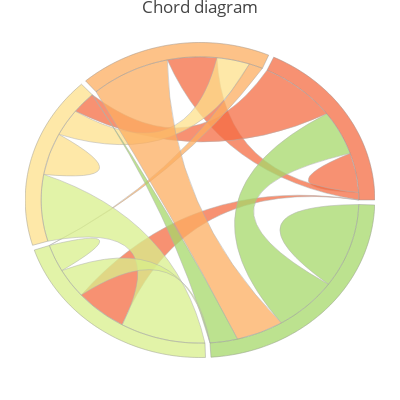

The cell this chart's notebook holds for it:
### Markdown cell above
# Chord diagram (example taken from https://plot.ly/python/filled-chord-diagram/)

### Code cell
data = [['', 'Emma', 'Isabella', 'Ava', 'Olivia', 'Sophia', 'row-sum'],
        ['Emma', 16, 3, 28, 0, 18, 65],
        ['Isabella', 18, 0, 12, 5, 29, 64],
        ['Ava', 9, 11, 17, 27, 0, 64],  
        ['Olivia', 19, 0, 31, 11, 12, 73],
        ['Sophia', 23, 17, 10, 0, 34, 84]]

matrix=np.array([[16,  3, 28,  0, 18],
                 [18,  0, 12,  5, 29],
                 [ 9, 11, 17, 27,  0],  
                 [19,  0, 31, 11, 12],
                 [23, 17, 10,  0, 34]], dtype=int)

def check_data(data_matrix):
    L, M=data_matrix.shape
    if L!=M:
        raise ValueError('Data array must have (n,n) shape')
    return L

L=check_data(matrix)
def moduloAB(x, a, b):
        if a>=b:
            raise ValueError('Incorrect interval ends')
        y=(x-a)%(b-a)
        return y+b if y<0 else y+a
    
def test_2PI(x):
    return 0<= x <2*np.pi
row_sum=[np.sum(matrix[k,:]) for k in range(L)]

gap=2*np.pi*0.005
ideogram_length=2*np.pi*np.asarray(row_sum)/sum(row_sum)-gap*np.ones(L)
def get_ideogram_ends(ideogram_len, gap):
    ideo_ends=[]
    left=0
    for k in range(len(ideogram_len)):
        right=left+ideogram_len[k]
        ideo_ends.append([left, right])   
        left=right+gap
    return ideo_ends 

ideo_ends=get_ideogram_ends(ideogram_length, gap)
def make_ideogram_arc(R, phi, a=50):
    if not test_2PI(phi[0]) or not test_2PI(phi[1]):
        phi=[moduloAB(t, 0, 2*np.pi) for t in phi]
    length=(phi[1]-phi[0])% 2*np.pi 
    nr=5 if length<=np.pi/4 else int(a*length/np.pi)

    if phi[0] < phi[1]:   
        theta=np.linspace(phi[0], phi[1], nr)
    else:
        phi=[moduloAB(t, -np.pi, np.pi) for t in phi]
        theta=np.linspace(phi[0], phi[1], nr)
    return R*np.exp(1j*theta)

z=make_ideogram_arc(1.3, [11*np.pi/6, np.pi/17])
labels=['Emma', 'Isabella', 'Ava', 'Olivia', 'Sophia']
ideo_colors=['rgba(244, 109, 67, 0.75)',
             'rgba(253, 174, 97, 0.75)',
             'rgba(254, 224, 139, 0.75)',
             'rgba(217, 239, 139, 0.75)',
             'rgba(166, 217, 106, 0.75)']
def map_data(data_matrix, row_value, ideogram_length):
    mapped=np.zeros(data_matrix.shape)
    for j  in range(L):
        mapped[:, j]=ideogram_length*data_matrix[:,j]/row_value
    return mapped 

mapped_data=map_data(matrix, row_sum, ideogram_length)
idx_sort=np.argsort(mapped_data, axis=1)
idx_sort
def make_ribbon_ends(mapped_data, ideo_ends,  idx_sort):
    L=mapped_data.shape[0]
    ribbon_boundary=np.zeros((L,L+1))
    for k in range(L):
        start=ideo_ends[k][0]
        ribbon_boundary[k][0]=start
        for j in range(1,L+1):
            J=idx_sort[k][j-1]
            ribbon_boundary[k][j]=start+mapped_data[k][J]
            start=ribbon_boundary[k][j]
    return [[(ribbon_boundary[k][j],ribbon_boundary[k][j+1] ) for j in range(L)] for k in range(L)]   

ribbon_ends=make_ribbon_ends(mapped_data, ideo_ends,  idx_sort)
def control_pts(angle, radius):
    if len(angle)!=3:
        raise InvalidInputError('angle must have len =3')
    b_cplx=np.array([np.exp(1j*angle[k]) for k in range(3)])
    b_cplx[1]=radius*b_cplx[1]
    return zip(b_cplx.real, b_cplx.imag)

def ctrl_rib_chords(l, r, radius):
    if len(l)!=2 or len(r)!=2:
        raise ValueError('the arc ends must be elements in a list of len 2')
    return [control_pts([l[j], (l[j]+r[j])/2, r[j]], radius) for j in range(2)]

ribbon_color=[L*[ideo_colors[k]] for k in range(L)]
ribbon_color[0][4]=ideo_colors[4]
ribbon_color[1][2]=ideo_colors[2]
ribbon_color[2][3]=ideo_colors[3]
ribbon_color[2][4]=ideo_colors[4]
def make_q_bezier(b):
    if len(b)!=3:
        raise valueError('control poligon must have 3 points')
    A, B, C=b    
    return 'M '+str(A[0])+',' +str(A[1])+' '+'Q '+\
                str(B[0])+', '+str(B[1])+ ' '+\
                str(C[0])+', '+str(C[1])
        
b=[(1,4), (-0.5, 2.35), (3.745, 1.47)]

make_q_bezier(b)
def make_ribbon_arc(theta0, theta1):
    if test_2PI(theta0) and test_2PI(theta1):
        if theta0 < theta1:
            theta0= moduloAB(theta0, -np.pi, np.pi)
            theta1= moduloAB(theta1, -np.pi, np.pi)
            if theta0*theta1>0:
                raise ValueError('incorrect angle coordinates for ribbon')
    
        nr=int(40*(theta0-theta1)/np.pi)
        if nr<=2: nr=3
        theta=np.linspace(theta0, theta1, nr)
        pts=np.exp(1j*theta)
    
        string_arc=''
        for k in range(len(theta)):
            string_arc+='L '+str(pts.real[k])+', '+str(pts.imag[k])+' '
        return   string_arc 
    else:
        raise ValueError('the angle coordinates for an arc side of a ribbon must be in [0, 2*pi]')
        
make_ribbon_arc(np.pi/3, np.pi/6)
def make_layout(title, plot_size):
    axis=dict(showline=False,
          zeroline=False,
          showgrid=False,
          showticklabels=False,
          title='' 
          )

    return Layout(title=title,
                  xaxis=XAxis(axis),
                  yaxis=YAxis(axis),
                  showlegend=False,
                  width=plot_size,
                  height=plot_size,
                  margin=Margin(t=25, b=25, l=25, r=25),
                  hovermode='closest',
                  shapes=[]
                 )

def make_ideo_shape(path, line_color, fill_color):
    return  dict(
                  line=Line(
                  color=line_color, 
                  width=0.45
                 ),

            path=  path,
            type='path',
            fillcolor=fill_color,    
        )

def make_ribbon(l, r, line_color, fill_color, radius=0.2):
    poligon=ctrl_rib_chords(l,r, radius)
    b,c =poligon  
           
    return  dict(
                line=Line(
                color=line_color, width=0.5
            ),
            path=  make_q_bezier(b)+make_ribbon_arc(r[0], r[1])+
                   make_q_bezier(c[::-1])+make_ribbon_arc(l[1], l[0]),
            type='path',
            fillcolor=fill_color,    
        )

def make_self_rel(l, line_color, fill_color, radius):
    b=control_pts([l[0], (l[0]+l[1])/2, l[1]], radius) 
    return  dict(
                line=Line(
                color=line_color, width=0.5
            ),
            path=  make_q_bezier(b)+make_ribbon_arc(l[1], l[0]),
            type='path',
            fillcolor=fill_color,    
        )

def invPerm(perm):
    inv = [0] * len(perm)
    for i, s in enumerate(perm):
        inv[s] = i
    return inv

layout=make_layout('Chord diagram', 400)
radii_sribb=[0.4, 0.30, 0.35, 0.39, 0.12]

ribbon_info=[]
for k in range(L):
    sigma=idx_sort[k]
    sigma_inv=invPerm(sigma)
    for j in range(k, L):
        if matrix[k][j]==0 and matrix[j][k]==0: continue
        eta=idx_sort[j]
        eta_inv=invPerm(eta)
        l=ribbon_ends[k][sigma_inv[j]]  
        
        if j==k:
            layout['shapes'].append(make_self_rel(l, 'rgb(175,175,175)' ,
                                    ideo_colors[k], radius=radii_sribb[k])) 
            z=0.9*np.exp(1j*(l[0]+l[1])/2)
            text=labels[k]+' commented on '+ '{:d}'.format(matrix[k][k])+' of '+ 'herself Fb posts',
            ribbon_info.append(Scatter(x=z.real,
                                       y=z.imag,
                                       mode='markers',
                                       marker=Marker(size=0.5, color=ideo_colors[k]),
                                       text=text,
                                       hoverinfo='text'
                                       )
                              )
        else:
            r=ribbon_ends[j][eta_inv[k]]
            zi=0.9*np.exp(1j*(l[0]+l[1])/2)
            zf=0.9*np.exp(1j*(r[0]+r[1])/2)
            texti=labels[k]+' commented on '+ '{:d}'.format(matrix[k][j])+' of '+\
                  labels[j]+ ' Fb posts',
            
            textf=labels[j]+' commented on '+ '{:d}'.format(matrix[j][k])+' of '+\
            labels[k]+ ' Fb posts',
            ribbon_info.append(Scatter(x=zi.real,
                                       y=zi.imag,
                                       mode='markers',
                                       marker=Marker(size=0.5, color=ribbon_color[k][j]),
                                       text=texti,
                                       hoverinfo='text'
                                       )
                              ),
            ribbon_info.append(Scatter(x=zf.real,
                                       y=zf.imag,
                                       mode='markers',
                                       marker=Marker(size=0.5, color=ribbon_color[k][j]),
                                       text=textf,
                                       hoverinfo='text'
                                       )
                              )
            r=(r[1], r[0])#IMPORTANT!!!  Reverse these arc ends because otherwise you get a twisted ribbon
            layout['shapes'].append(make_ribbon(l, r, 'rgb(175,175,175)' , ribbon_color[k][j]))

ideograms=[]
for k in range(len(ideo_ends)):
    z= make_ideogram_arc(1.1, ideo_ends[k])
    zi=make_ideogram_arc(1.0, ideo_ends[k])
    m=len(z)
    n=len(zi)
    ideograms.append(Scatter(x=z.real,
                             y=z.imag,
                             mode='lines',
                             line=Line(color=ideo_colors[k], shape='spline', width=0.25),
                             text=labels[k]+'<br>'+'{:d}'.format(row_sum[k]), 
                             hoverinfo='text'
                             )
                     )
    
       
    path='M '
    for s in range(m):
        path+=str(z.real[s])+', '+str(z.imag[s])+' L '
        
    Zi=np.array(zi.tolist()[::-1]) 

    for s in range(m):
        path+=str(Zi.real[s])+', '+str(Zi.imag[s])+' L '
    path+=str(z.real[0])+' ,'+str(z.imag[0]) 
   
    layout['shapes'].append(make_ideo_shape(path,'rgb(150,150,150)' , ideo_colors[k]))

data = Data(ideograms+ribbon_info)
fig = Figure(data=data, layout=layout)
iplot(fig)
